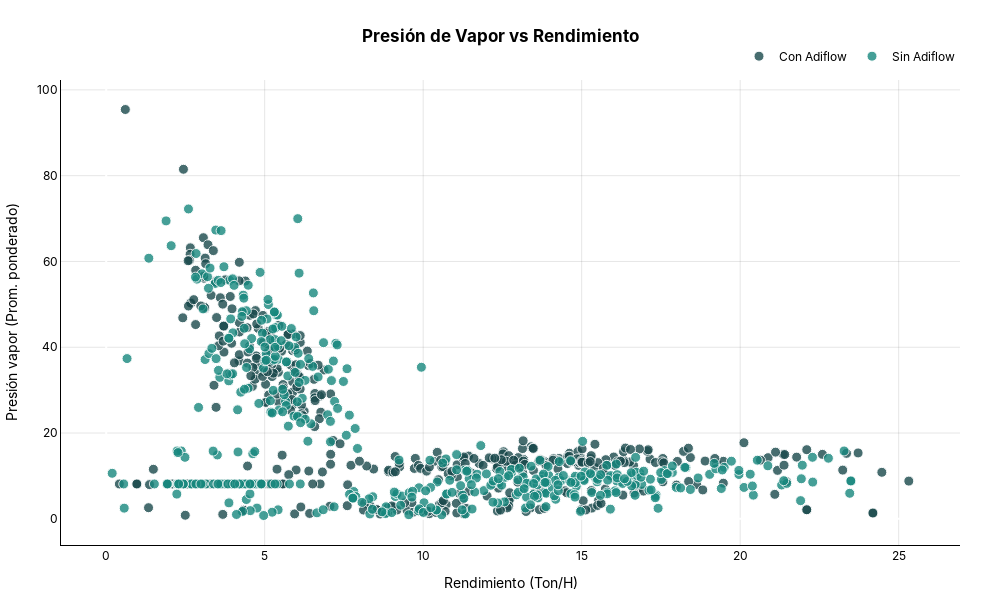

Source (notebook cell):
### Code cell
fig = plot_scatter(
    df=data,
    x_col="rend_cal",
    y_col=' Presión vapor (Prom. ponderado)',
    group_col="Inclusión adiflow",
    hover_data_cols=["Tolva Origen"],
    title="Presión de Vapor vs Rendimiento",
    x_title="Rendimiento (Ton/H)",
)

fig.show()
s3.save_plotly_html(fig, "scatter_presion_vs_rendimiento.html")

### Figure 1 — Plotly figure (JSON) as saved in the notebook; plotly's stock layout.template omitted (floating-point values rounded to 4 significant figures; data arrays with more than 128 entries replaced by an {"elided": "..."} marker saying what was removed)
{"data": [{"customdata": {"elided": "472x4 str values"}, "hovertemplate": "<b>Inclusión adiflow:</b> %{customdata[2]}<br><b>Rendimiento (Ton/H):</b> %{customdata[0]}<br><b> Presión vapor (Prom. ponderado):</b> %{customdata[1]}<br><b>Tolva Origen:</b> %{customdata[3]}<extra></extra>", "marker": {"color": "#1A494C", "line": {"color": "white", "width": 1}, "opacity": 0.8, "size": 10, "sizemode": "diameter", "sizeref": 1}, "mode": "markers", "name": "Con Adiflow", "type": "scatter", "x": {"elided": "472 float values"}, "y": {"elided": "472 float values"}}, {"customdata": {"elided": "440x4 str values"}, "hovertemplate": "<b>Inclusión adiflow:</b> %{customdata[2]}<br><b>Rendimiento (Ton/H):</b> %{customdata[0]}<br><b> Presión vapor (Prom. ponderado):</b> %{customdata[1]}<br><b>Tolva Origen:</b> %{customdata[3]}<extra></extra>", "marker": {"color": "#17877D", "line": {"color": "white", "width": 1}, "opacity": 0.8, "size": 10, "sizemode": "diameter", "sizeref": 1}, "mode": "markers", "name": "Sin Adiflow", "type": "scatter", "x": {"elided": "440 float values"}, "y": {"elided": "440 float values"}}], "layout": {"font": {"color": "black", "family": "Inter, Arial, sans-serif"}, "height": 600, "legend": {"orientation": "h", "title": {"text": ""}, "x": 1, "xanchor": "right", "y": 1.02, "yanchor": "bottom"}, "margin": {"b": 40, "l": 40, "r": 40, "t": 80}, "paper_bgcolor": "rgba(0,0,0,0)", "plot_bgcolor": "rgba(0,0,0,0)", "title": {"text": "<b>Presión de Vapor vs Rendimiento<b>", "x": 0.5, "xanchor": "center", "y": 0.95, "yanchor": "top"}, "width": 1000, "xaxis": {"gridcolor": "rgba(0,0,0,0.1)", "linecolor": "black", "showgrid": true, "showline": true, "title": {"text": "Rendimiento (Ton/H)"}}, "yaxis": {"gridcolor": "rgba(0,0,0,0.1)", "linecolor": "black", "showgrid": true, "showline": true, "title": {"text": " Presión vapor (Prom. ponderado)"}}}}
